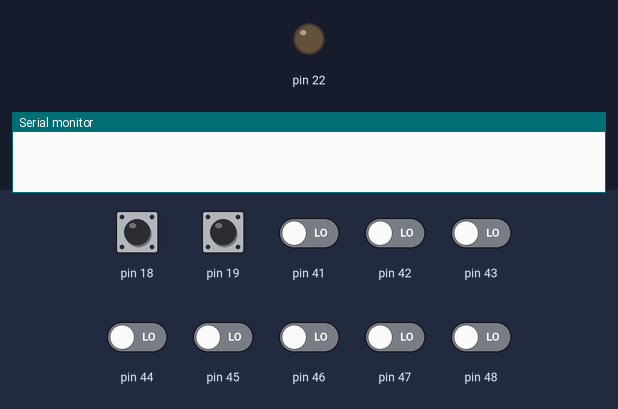
Bench run of a sketch on a simulated Arduino Mega 2560, built with avr-gcc and run on an emulated ATmega2560. Parts: output pins drawn as LEDs (lit = HIGH), the last lines printed to the serial monitor. The inputs (shaded band) are chosen by the test bench; at power-on: pin 18, pin 19, pin 41–48 LOW.

Above: at 1.2 s.
1.3 s: pin 18 driven HIGH
At 1.7 s:
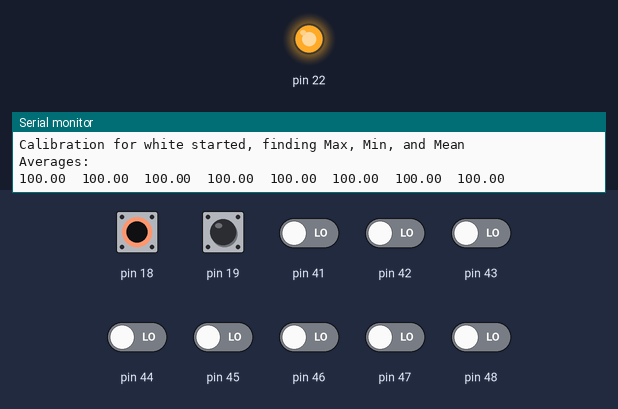
2.8 s: pin 19 driven HIGH
4.6 s: pin 18 pulsed LOW 2 times (0.12 s each, 0.3 s apart)
7.0 s: pin 19 pulsed LOW 2 times (0.12 s each, 0.3 s apart)
Timing chart, 0 to 10.0 s (numbered marks = the images above; inputs shaded):
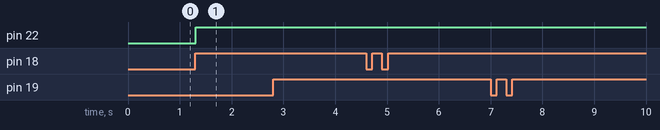

Measured:
- after the input at 1.3 s, pin 22: LOW → HIGH at once

The sketch:

_5_1.ino
```cpp
//Lab 5 Demo 1
//Matt Russell, Joshua Ramayrat
//Calibrates reflectance sensor for white and black surroundings
#include <QTRSensors.h>
//must be above TIMEOUT
#define MINGUESS 5000
QTRSensorsRC qtrrc((unsigned char[]) {
  41, 42, 43, 44, 45, 46, 47, 48
}, 8);
unsigned int maxVal[] = {0, 0, 0, 0, 0, 0, 0, 0};
unsigned int minVal[] = {MINGUESS, MINGUESS, MINGUESS, MINGUESS, MINGUESS, MINGUESS, MINGUESS, MINGUESS};
unsigned int sensorValues[8];
unsigned int sensor1[100];
unsigned int sensor2[100];
unsigned int sensor3[100];
unsigned int sensor4[100];
unsigned int sensor5[100];
unsigned int sensor6[100];
unsigned int sensor7[100];
unsigned int sensor8[100];
volatile double avg1 = 0.0, avg2 = 0.0, avg3 = 0.0, avg4 = 0.0, avg5 = 0.0, avg6 = 0.0, avg7 = 0.0, avg8 = 0.0;
void setup() {
  Serial.begin(9600);
  pinMode(41, INPUT);
  pinMode(42, INPUT);
  pinMode(43, INPUT);
  pinMode(44, INPUT);
  pinMode(45, INPUT);
  pinMode(46, INPUT);
  pinMode(47, INPUT);
  pinMode(48, INPUT);
  pinMode(22, OUTPUT);
  attachInterrupt(digitalPinToInterrupt(18), whitecalibration, RISING);
  attachInterrupt(digitalPinToInterrupt(19), blackcalibration, RISING);
}

void loop() {
}

//calibrates sensor for white surroundings
void whitecalibration() {
  delay(500);
  Serial.println("Calibration for white started, finding Max, Min, and Mean");
  digitalWrite(22, HIGH);
  //Find Max
  for (int j = 0; j < 100; j++) {
    qtrrc.read(sensorValues);
    //Store raw data
    sensor1[j] = sensorValues[0];
    sensor2[j] = sensorValues[1];
    sensor3[j] = sensorValues[2];
    sensor4[j] = sensorValues[3];
    sensor5[j] = sensorValues[4];
    sensor6[j] = sensorValues[5];
    sensor7[j] = sensorValues[6];
    sensor8[j] = sensorValues[7];
  }
  //Data processing: 4000 reading is noise in white case, give it nonsensical value
  for (int e = 0; e < 100; e++) {
    if (sensor1[e] == 4000) {
      sensor1[e] = 5000;
    }
    if (sensor2[e] == 4000) {
      sensor2[e] = 5000;
    }
    if (sensor3[e] == 4000) {
      sensor3[e] = 5000;
    }
    if (sensor4[e] == 4000) {
      sensor4[e] = 5000;
    }
    if (sensor5[e] == 4000) {
      sensor5[e] = 5000;
    }
    if (sensor6[e] == 4000) {
      sensor6[e] = 5000;
    }
    if (sensor7[e] == 4000) {
      sensor7[e] = 5000;
    }
    if (sensor8[e] == 4000) {
      sensor8[e] = 5000;
    }
    if (sensor1[e] != 5000) {
      avg1 = avg1 + sensor1[e];
    }
    if (sensor2[e] != 5000) {
      avg2 = avg2 + sensor2[e];
    }
    if (sensor3[e] != 5000) {
      avg3 = avg3 + sensor3[e];
    }
    if (sensor4[e] != 5000) {
      avg4 = avg4 + sensor4[e];
    }
    if (sensor5[e] != 5000) {
      avg5 = avg5 + sensor5[e];
    }
    if (sensor6[e] != 5000) {
      avg6 = avg6 + sensor6[e];
    }
    if (sensor7[e] != 5000) {
      avg7 = avg7 + sensor7[e];
    }
    if (sensor8[e] != 5000) {
      avg8 = avg8 + sensor8[e];
    }
  }
  avg1 = avg1 / 100;
  avg2 = avg2 / 100;
  avg3 = avg3 / 100;
  avg4 = avg4 / 100;
  avg5 = avg5 / 100;
  avg6 = avg6 / 100;
  avg7 = avg7 / 100;
  avg8 = avg8 / 100;
  Serial.println("Averages: ");
  Serial.print(avg1);
  Serial.print('\t');
  Serial.print(avg2);
  Serial.print('\t');
  Serial.print(avg3);
  Serial.print('\t');
  Serial.print(avg4);
  Serial.print('\t');
  Serial.print(avg5);
  Serial.print('\t');
  Serial.print(avg6);
  Serial.print('\t');
  Serial.print(avg7);
  Serial.print('\t');
  Serial.println(avg8);
  for (int t = 0; t < 100; t++) {
    if (maxVal[0] < sensor1[t] && sensor1[t] != 5000) {
      maxVal[0] = sensor1[t];
    }
    if (maxVal[1] < sensor2[t] && sensor2[t] != 5000) {
      maxVal[1] = sensor2[t];
    }
    if (maxVal[2] < sensor3[t] && sensor3[t] != 5000) {
      maxVal[2] = sensor3[t];
    }
    if (maxVal[3] < sensor4[t] && sensor4[t] != 5000) {
      maxVal[3] = sensor4[t];
    }
    if (maxVal[4] < sensor5[t] && sensor5[t] != 5000) {
      maxVal[4] = sensor5[t];
    }
    if (maxVal[5] < sensor6[t] && sensor6[t] != 5000) {
      maxVal[5] = sensor6[t];
    }
    if (maxVal[6] < sensor7[t] && sensor7[t] != 5000) {
      maxVal[6] = sensor7[t];
    }
    if (maxVal[7] < sensor8[t] && sensor8[t] != 5000) {
      maxVal[7] = sensor8[t];
    }
    if (minVal[0] > sensor1[t]) {
      minVal[0] = sensor1[t];
    }
    if (minVal[1] > sensor2[t]) {
      minVal[1] = sensor2[t];
    }
    if (minVal[2] > sensor3[t]) {
      minVal[2] = sensor3[t];
    }
    if (minVal[3] > sensor4[t]) {
      minVal[3] = sensor4[t];
    }
    if (minVal[4] > sensor5[t]) {
      minVal[4] = sensor5[t];
    }
    if (minVal[5] > sensor6[t]) {
      minVal[5] = sensor6[t];
    }
    if (minVal[6] > sensor7[t]) {
      minVal[6] = sensor7[t];
    }
    if (minVal[7] > sensor8[t]) {
      minVal[7] = sensor8[t];
    }
  }
  Serial.println("Maximum values");
  for (int k = 0; k < 8; k++) {
    Serial.print(maxVal[k]);
    Serial.print('\t');
  }
  Serial.println();
  Serial.println("Minimum values");
  for (int l = 0; l < 8; l++) {
    Serial.print(minVal[l]);
    Serial.print('\t');
  }
}

void blackcalibration() {
  delay(500);
  Serial.println("Calibration for black started, finding Max, Min, and Mean");
  digitalWrite(22, HIGH);
  //Find Max
  for (int j = 0; j < 100; j++) {
    qtrrc.read(sensorValues);
    //Store raw data
    sensor1[j] = sensorValues[0];
    sensor2[j] = sensorValues[1];
    sensor3[j] = sensorValues[2];
    sensor4[j] = sensorValues[3];
    sensor5[j] = sensorValues[4];
    sensor6[j] = sensorValues[5];
    sensor7[j] = sensorValues[6];
    sensor8[j] = sensorValues[7];
  }
  //Since 4000 is sensical value for black line we don't need to perform any data processing
  for (int r = 0; r < 100; r++) {
    avg1 = avg1 + sensor1[r];
    avg2 = avg2 + sensor2[r];
    avg3 = avg3 + sensor3[r];
    avg4 = avg4 + sensor4[r];
    avg5 = avg5 + sensor5[r];
    avg6 = avg6 + sensor6[r];
    avg7 = avg7 + sensor7[r];
    avg8 = avg8 + sensor8[r];
  }
  avg1 = avg1 / 100;
  avg2 = avg2 / 100;
  avg3 = avg3 / 100;
  avg4 = avg4 / 100;
  avg5 = avg5 / 100;
  avg6 = avg6 / 100;
  avg7 = avg7 / 100;
  avg8 = avg8 / 100;
  Serial.println("Averages: ");
  Serial.print(avg1);
  Serial.print('\t');
  Serial.print(avg2);
  Serial.print('\t');
  Serial.print(avg3);
  Serial.print('\t');
  Serial.print(avg4);
  Serial.print('\t');
  Serial.print(avg5);
  Serial.print('\t');
  Serial.print(avg6);
  Serial.print('\t');
  Serial.print(avg7);
  Serial.print('\t');
  Serial.println(avg8);
  for (int t = 0; t < 100; t++) {
    if (maxVal[0] < sensor1[t]) {
      maxVal[0] = sensor1[t];
    }
    if (maxVal[1] < sensor2[t]) {
      maxVal[1] = sensor2[t];
    }
    if (maxVal[2] < sensor3[t]) {
      maxVal[2] = sensor3[t];
    }
    if (maxVal[3] < sensor4[t]) {
      maxVal[3] = sensor4[t];
    }
    if (maxVal[4] < sensor5[t]) {
      maxVal[4] = sensor5[t];
    }
    if (maxVal[5] < sensor6[t]) {
      maxVal[5] = sensor6[t];
    }
    if (maxVal[6] < sensor7[t]) {
      maxVal[6] = sensor7[t];
    }
    if (maxVal[7] < sensor8[t]) {
      maxVal[7] = sensor8[t];
    }
    if (minVal[0] > sensor1[t]) {
      minVal[0] = sensor1[t];
    }
    if (minVal[1] > sensor2[t]) {
      minVal[1] = sensor2[t];
    }
    if (minVal[2] > sensor3[t]) {
      minVal[2] = sensor3[t];
    }
    if (minVal[3] > sensor4[t]) {
      minVal[3] = sensor4[t];
    }
    if (minVal[4] > sensor5[t]) {
      minVal[4] = sensor5[t];
    }
    if (minVal[5] > sensor6[t]) {
      minVal[5] = sensor6[t];
    }
    if (minVal[6] > sensor7[t]) {
      minVal[6] = sensor7[t];
    }
    if (minVal[7] > sensor8[t]) {
      minVal[7] = sensor8[t];
    }
  }
  Serial.println("Maximum values");
  for (int k = 0; k < 8; k++) {
    Serial.print(maxVal[k]);
    Serial.print('\t');
  }
  Serial.println();
  Serial.println("Minimum values");
  for (int l = 0; l < 8; l++) {
    Serial.print(minVal[l]);
    Serial.print('\t');
  }
}
```
